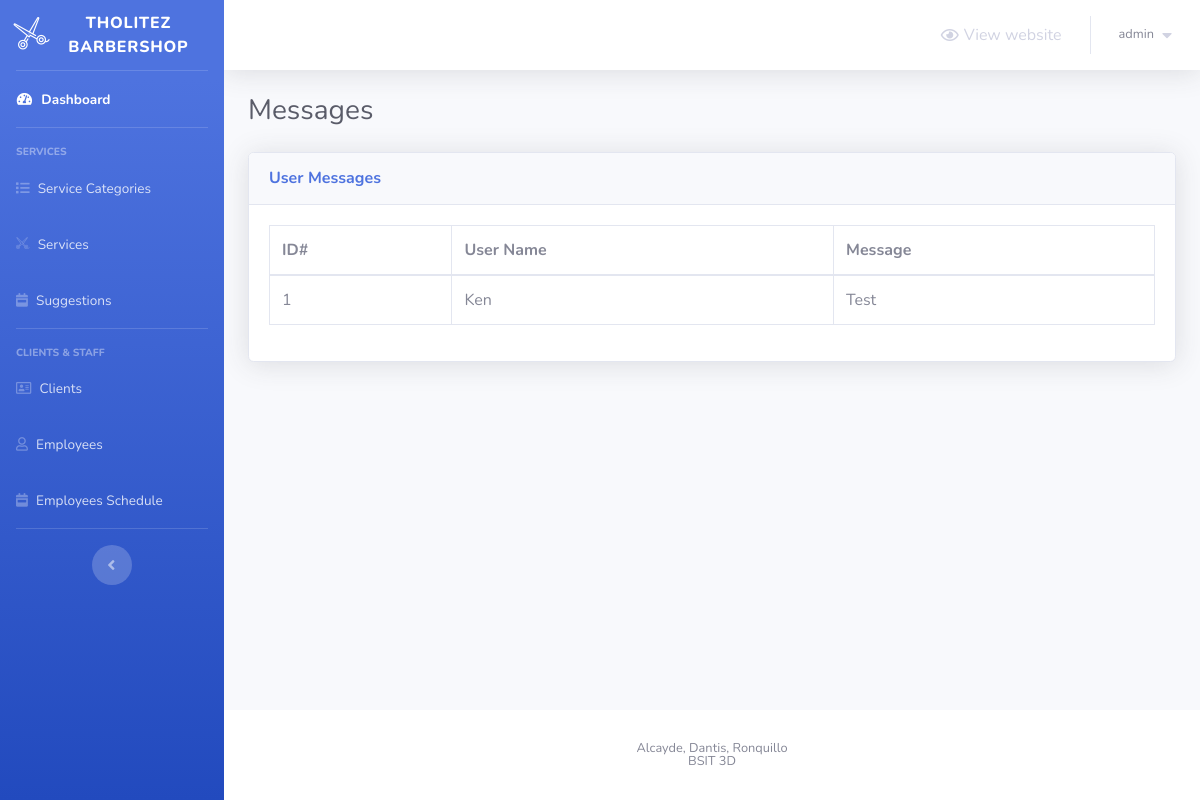
/barber-admin/suggestions.php (signed in), run on the app's committed database.
### tables this page shows
CREATE TABLE `messages` (
  `id` int(100) NOT NULL,
  `user_id` int(100) NOT NULL,
  `name` varchar(100) NOT NULL,
  `email` varchar(100) NOT NULL,
  `message` varchar(500) NOT NULL
);

### barber-admin/suggestions.php (the view, shortened to what this page needs)
<?php
    include 'connect.php';
    include 'Includes/templates/header.php';
    if (isset($_SESSION['username_barbershop_Xw211qAAsq4']) && isset($_SESSION['password_barbershop_Xw211qAAsq4'])) {
?>
        <div class="container-fluid">
            <div class="d-sm-flex align-items-center justify-content-between mb-4">
                <h1 class="h3 mb-0 text-gray-800">Messages</h1>
            </div>
            <?php
                $stmt = $con->prepare("SELECT * FROM messages");
                $stmt->execute();
                $rows_messages = $stmt->fetchAll();
            ?>
            <div class="card shadow mb-4">
                <div class="card-header py-3">
                    <h6 class="m-0 font-weight-bold text-primary">User Messages</h6>
                </div>
                <div class="card-body">
                    <div class="table-responsive">
                        <table class="table table-bordered">
                            <thead>
                                <tr>
                                    <th scope="col">ID#</th>
                                    <th scope="col">User Name</th>
                                    <th scope="col">Message</th>
                                </tr>
                            </thead>
                            <tbody>
                                <?php
                                    foreach($rows_messages as $message)
                                    {
                                        echo "<tr>";
                                            echo "<td>";
                                                echo $message['id'];
                                            echo "</td>";
                                            echo "<td>";
                                                echo $message['name'];
                                            echo "</td>";
                                            echo "<td>";
                                                echo $message['message'];
                                            echo "</td>";
                                        echo "</tr>";
                                    }
                                ?>
                            </tbody>
                        </table>
                    </div>
                </div>
            </div>
        </div>
<?php
        include 'Includes/templates/footer.php';
    }
    else {
        header('Location: login.php');
        exit();
    }
?>

### data on the page
messages: id "1", name "Ken", message "Test"

### other printed values
$_SESSION['username_barbershop_Xw211qAAsq4'] "admin"
